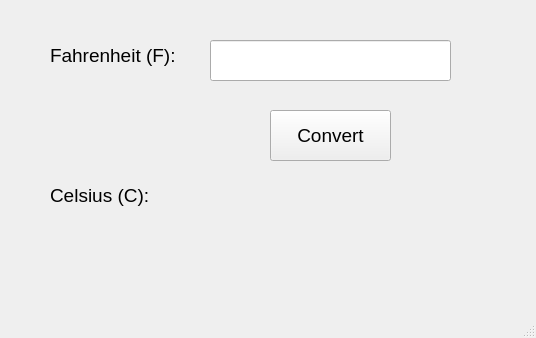
<?xml version="1.0" encoding="UTF-8"?>
<ui version="4.0">
 <class>MainWindow</class>
 <widget class="QMainWindow" name="MainWindow">
  <property name="geometry">
   <rect>
    <x>0</x>
    <y>0</y>
    <width>536</width>
    <height>338</height>
   </rect>
  </property>
  <property name="windowTitle">
   <string>MainWindow</string>
  </property>
  <widget class="QWidget" name="centralwidget">
   <widget class="QLabel" name="labelF">
    <property name="geometry">
     <rect>
      <x>50</x>
      <y>40</y>
      <width>151</width>
      <height>31</height>
     </rect>
    </property>
    <property name="font">
     <font>
      <pointsize>14</pointsize>
     </font>
    </property>
    <property name="text">
     <string>Fahrenheit (F):</string>
    </property>
   </widget>
   <widget class="QLineEdit" name="lineEditF">
    <property name="geometry">
     <rect>
      <x>210</x>
      <y>40</y>
      <width>241</width>
      <height>41</height>
     </rect>
    </property>
   </widget>
   <widget class="QPushButton" name="pushButtonConvert">
    <property name="geometry">
     <rect>
      <x>270</x>
      <y>110</y>
      <width>121</width>
      <height>51</height>
     </rect>
    </property>
    <property name="font">
     <font>
      <pointsize>14</pointsize>
     </font>
    </property>
    <property name="text">
     <string>Convert</string>
    </property>
   </widget>
   <widget class="QLabel" name="labelC">
    <property name="geometry">
     <rect>
      <x>50</x>
      <y>180</y>
      <width>151</width>
      <height>31</height>
     </rect>
    </property>
    <property name="font">
     <font>
      <pointsize>14</pointsize>
     </font>
    </property>
    <property name="text">
     <string>Celsius (C):</string>
    </property>
   </widget>
   <widget class="QLabel" name="labelCrs">
    <property name="geometry">
     <rect>
      <x>210</x>
      <y>180</y>
      <width>231</width>
      <height>41</height>
     </rect>
    </property>
    <property name="text">
     <string/>
    </property>
   </widget>
  </widget>
  <widget class="QMenuBar" name="menubar">
   <property name="geometry">
    <rect>
     <x>0</x>
     <y>0</y>
     <width>536</width>
     <height>25</height>
    </rect>
   </property>
  </widget>
  <widget class="QStatusBar" name="statusbar"/>
 </widget>
 <resources/>
 <connections/>
</ui>
